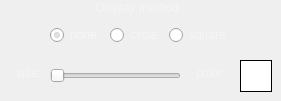
      <widget class="QWidget" name="vert_tab">
       <property name="styleSheet">
        <string notr="true">	color: rgba(255, 255, 255, 102);</string>
       </property>
       <attribute name="title">
        <string>Vertices</string>
       </attribute>
       <widget class="QLabel" name="vert_method_title">
        <property name="geometry">
         <rect>
          <x>87</x>
          <y>0</y>
          <width>101</width>
          <height>16</height>
         </rect>
        </property>
        <property name="text">
         <string>Display method</string>
        </property>
        <property name="alignment">
         <set>Qt::AlignCenter</set>
        </property>
       </widget>
       <widget class="QSlider" name="vert_size_val">
        <property name="geometry">
         <rect>
          <x>50</x>
          <y>60</y>
          <width>131</width>
          <height>31</height>
         </rect>
        </property>
        <property name="orientation">
         <enum>Qt::Horizontal</enum>
        </property>
       </widget>
       <widget class="QLabel" name="vert_size_title">
        <property name="geometry">
         <rect>
          <x>10</x>
          <y>65</y>
          <width>31</width>
          <height>16</height>
         </rect>
        </property>
        <property name="text">
         <string>size:</string>
        </property>
        <property name="alignment">
         <set>Qt::AlignRight|Qt::AlignTrailing|Qt::AlignVCenter</set>
        </property>
       </widget>
       <widget class="QLabel" name="vert_color_title">
        <property name="geometry">
         <rect>
          <x>190</x>
          <y>65</y>
          <width>41</width>
          <height>16</height>
         </rect>
        </property>
        <property name="text">
         <string>color:</string>
        </property>
        <property name="alignment">
         <set>Qt::AlignCenter</set>
        </property>
       </widget>
       <widget class="QWidget" name="layoutWidget">
        <property name="geometry">
         <rect>
          <x>50</x>
          <y>20</y>
          <width>181</width>
          <height>31</height>
         </rect>
        </property>
        <layout class="QHBoxLayout" name="horizontalLayout">
         <property name="spacing">
          <number>0</number>
         </property>
         <item>
          <widget class="QRadioButton" name="vert_none_val">
           <property name="text">
            <string>none</string>
           </property>
           <property name="checked">
            <bool>true</bool>
           </property>
          </widget>
         </item>
         <item>
          <widget class="QRadioButton" name="vert_circle_val">
           <property name="text">
            <string>circle</string>
           </property>
          </widget>
         </item>
         <item>
          <widget class="QRadioButton" name="vert_square_val">
           <property name="text">
            <string>square</string>
           </property>
          </widget>
         </item>
        </layout>
       </widget>
       <widget class="QPushButton" name="vert_color_val">
        <property name="geometry">
         <rect>
          <x>240</x>
          <y>60</y>
          <width>32</width>
          <height>32</height>
         </rect>
        </property>
        <property name="styleSheet">
         <string notr="true">border-radius: 0;
border: 1px solid black;
background-color: rgb(255, 255, 255);</string>
        </property>
        <property name="text">
         <string/>
        </property>
       </widget>
      </widget>
